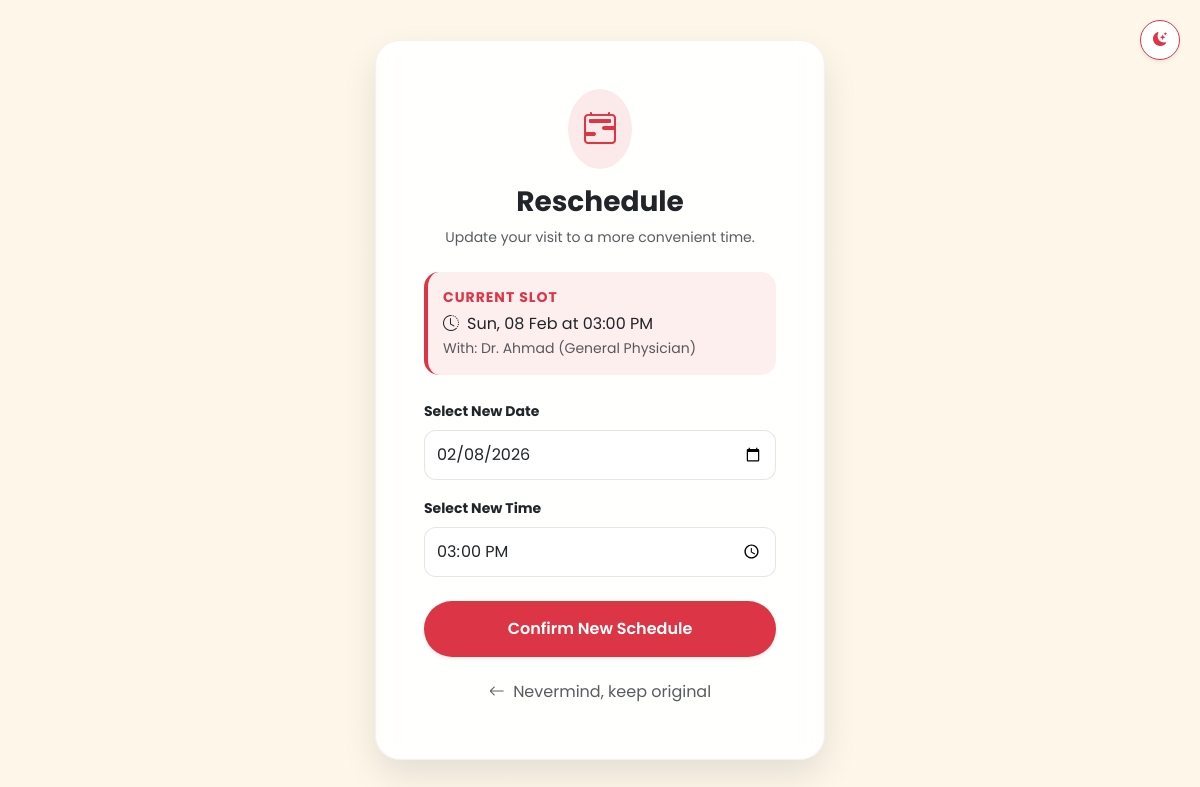
/clinic_system/reschedule.php?id=1 (signed in), run on the app's committed database.
### tables this page shows
CREATE TABLE `appointments` (
  `id` int(11) NOT NULL,
  `patient_id` int(11) NOT NULL,
  `doctor_name` varchar(100) DEFAULT NULL,
  `appointment_date` date NOT NULL,
  `appointment_time` time NOT NULL,
  `symptoms` text DEFAULT NULL,
  `status` enum('pending','confirmed','completed','cancelled') DEFAULT 'pending',
  `clinical_notes` text DEFAULT NULL
);

### clinic_system/reschedule.php (the view, shortened to what this page needs)
<?php
include 'db.php';
$id = $_GET['id'];
$stmt = $pdo->prepare("SELECT * FROM appointments WHERE id = ? AND patient_id = ?");
$stmt->execute([$id, $_SESSION['user_id']]);
$app = $stmt->fetch();
?>
<!DOCTYPE html>
<html lang="en">
<head>
    <link href="https://cdn.jsdelivr.net/npm/bootstrap@5.3.0/dist/css/bootstrap.min.css" rel="stylesheet">
    <link rel="stylesheet" href="https://cdn.jsdelivr.net/npm/bootstrap-icons@1.11.0/font/bootstrap-icons.css">
</head>
<body>
    <div id="theme-toggle" class="btn btn-outline-danger btn-sm rounded-circle shadow-sm bg-white" style="cursor:pointer; width: 40px; height: 40px; display: flex; align-items: center; justify-content: center;">
        <i class="bi bi-moon-stars-fill" id="theme-icon"></i>
    </div>
    <div class="container d-flex justify-content-center">
        <div class="glass-card p-4 p-md-5">
            <div class="text-center mb-4">
                <div class="bg-danger bg-opacity-10 d-inline-block p-3 rounded-circle mb-3">
                    <i class="bi bi-calendar2-range text-danger fs-2"></i>
                </div>
                <h3 class="fw-bold">Reschedule</h3>
                <p class="text-muted small">Update your visit to a more convenient time.</p>
            </div>
            <div class="current-info mb-4">
                <small class="text-uppercase fw-bold text-danger d-block mb-1" style="letter-spacing: 1px;">Current Slot</small>
                <div class="d-flex align-items-center">
                    <i class="bi bi-clock-history me-2"></i>
                    <span><?= date('D, d M', strtotime($app['appointment_date'])) ?> at <?= date('h:i A', strtotime($app['appointment_time'])) ?></span>
                </div>
                <small class="text-muted">With: <?= htmlspecialchars($app['doctor_name']) ?></small>
            </div>
            <form method="POST">
                <div class="mb-3">
                    <label class="form-label small fw-bold">Select New Date</label>
                    <input type="date" name="new_date" class="form-control" value="<?= $app['appointment_date'] ?>" min="<?= date('Y-m-d') ?>" required>
                </div>
                <div class="mb-4">
                    <label class="form-label small fw-bold">Select New Time</label>
                    <input type="time" name="new_time" class="form-control" value="<?= $app['appointment_time'] ?>" required>
                </div>
                <div class="d-grid gap-2">
                    <button type="submit" class="btn btn-confirm py-3 shadow-sm">Confirm New Schedule</button>
                    <a href="patient_dashboard.php" class="btn btn-link text-muted text-decoration-none small text-center mt-2">
                        <i class="bi bi-arrow-left me-1"></i> Nevermind, keep original
                    </a>
                </div>
            </form>
        </div>
    </div>
</body>
</html>

### clinic_system/reschedule.php (style rules this page uses)
:root { --pmc-red: #dc3545; --glass-bg: rgba(255, 255, 255, 0.9); --glass-border: rgba(0, 0, 0, 0.05); --text-main: #212529; }
body { font-family: 'Poppins', sans-serif; background: linear-gradient(rgba(253, 245, 230, 0.85), rgba(253, 245, 230, 0.85)), url('https://images.unsplash.com/photo-1519494026892-80bbd2d6fd0d?ixlib=rb-1.2.1&auto=format&fit=crop&w=1350&q=80'); background-size: cover; background-attachment: fixed; min-height: 100vh; color: var(--text-main); display: flex; align-items: center; transition: 0.3s ease; }
.glass-card { background: var(--glass-bg); backdrop-filter: blur(10px); border: 1px solid var(--glass-border); border-radius: 25px; box-shadow: 0 15px 35px rgba(0,0,0,0.1); width: 100%; max-width: 450px; }
.form-control { border-radius: 12px; padding: 12px; background: rgba(255, 255, 255, 0.8); border: 1px solid rgba(0,0,0,0.1); color: #212529; }
.current-info { background: rgba(220, 53, 69, 0.08); border-radius: 15px; padding: 15px; border-left: 4px solid var(--pmc-red); }
.btn-confirm { background: var(--pmc-red); color: white; border-radius: 50px; font-weight: 600; padding: 12px; border: none; transition: 0.3s; }
#theme-toggle { position: fixed; top: 20px; right: 20px; z-index: 1000; }

### data on the page
appointments: appointment_date "Sun, 08 Feb", appointment_time "03:00 PM", doctor_name "Dr. Ahmad (General Physician)", new_date "02/08/2026", new_time "15:00:00"
